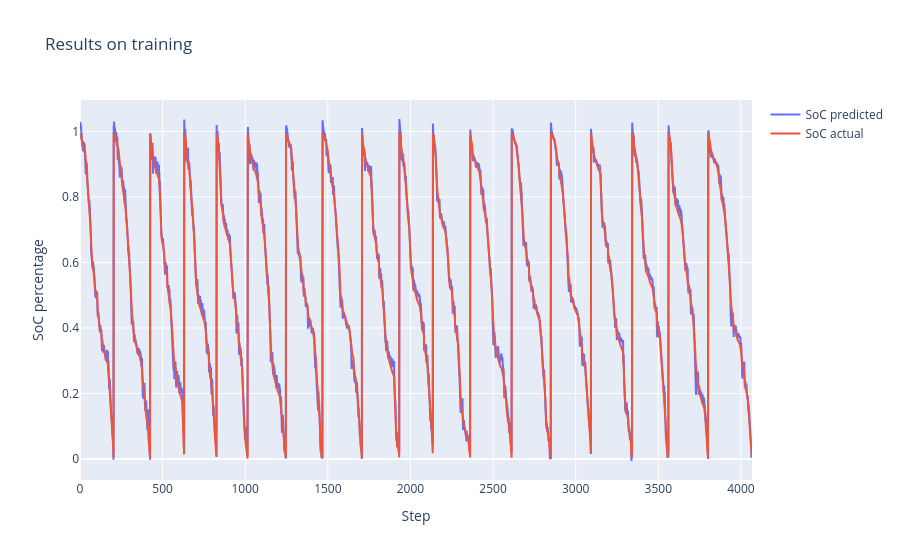

Notebook code for this chart:
### Code cell
cycle_num = 0
steps_num = 8000
step_index = np.arange(cycle_num*steps_num, (cycle_num+1)*steps_num)

fig = go.Figure()
fig.add_trace(go.Scatter(x=step_index, y=train_predictions.flatten()[cycle_num*steps_num:(cycle_num+1)*steps_num],
                    mode='lines', name='SoC predicted'))
fig.add_trace(go.Scatter(x=step_index, y=train_y[:,:,0].flatten()[cycle_num*steps_num:(cycle_num+1)*steps_num],
                    mode='lines', name='SoC actual'))
fig.update_layout(title='Results on training',
                  xaxis_title='Step',
                  yaxis_title='SoC percentage')
fig.show()

### Figure 1 — Plotly figure (JSON) as saved in the notebook; plotly's stock layout.template omitted (floating-point values rounded to 4 significant figures; data arrays with more than 128 entries replaced by an {"elided": "..."} marker saying what was removed)
{"data": [{"mode": "lines", "name": "SoC predicted", "type": "scatter", "x": {"elided": "8000 int values"}, "y": {"elided": "4068 float values"}}, {"mode": "lines", "name": "SoC actual", "type": "scatter", "x": {"elided": "8000 int values"}, "y": {"elided": "4068 float values"}}], "layout": {"title": {"text": "Results on training"}, "xaxis": {"title": {"text": "Step"}}, "yaxis": {"title": {"text": "SoC percentage"}}}}
